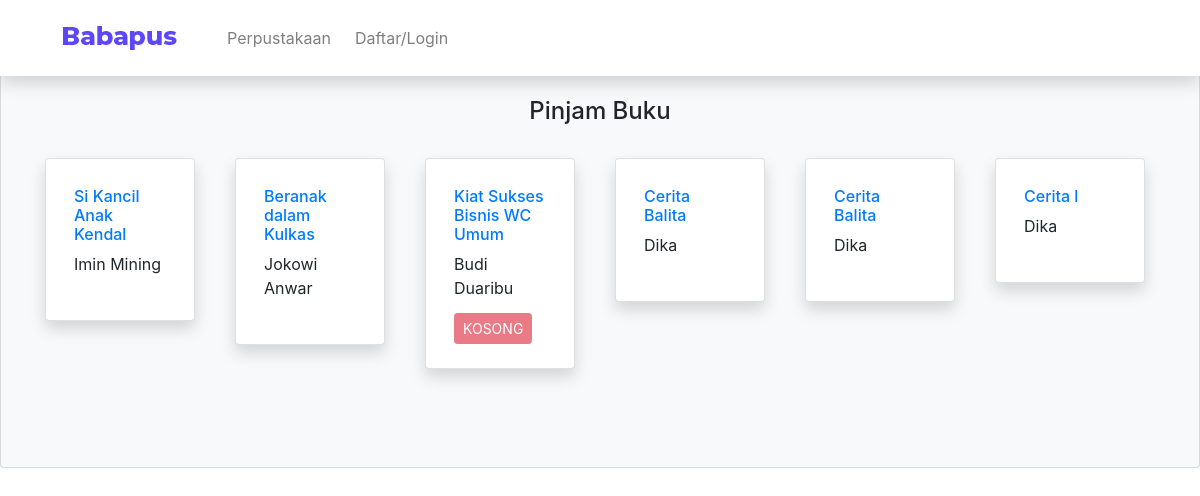
The page /public/home/perpus on the database its author committed.
### tables this page shows
CREATE TABLE `tb_buku` (
  `idbuku` int(10) NOT NULL,
  `judul` varchar(50) NOT NULL,
  `penulis` varchar(50) NOT NULL,
  `ringkasan` varchar(300) NOT NULL,
  `kategori` varchar(20) NOT NULL,
  `stok` int(3) NOT NULL,
  `buku` varchar(500) NOT NULL
);

### app/core/Controller.php (called while the page is built, shortened)
<?php
    class Controller{
        public function view($view, $data = []){
            require_once '../app/views/' . $view . '.php';
        }
        public function model($model){
            return new $model;
        }
    }
?>

### app/controllers/Home.php (called while the page is built, shortened)
<?php
    class Home extends Controller{
        public function perpus(){
            $data['nama'] = "Babapus";
            $data['title'] = "Halaman Home";
            $data['idbuku'] = $this->model('Home_model')->getAllData();
            $this->view('templates/header',$data);
            $this->view('home/buku',$data);
            $this->view('templates/footer',$data);
        }
    }
?>

### app/core/App.php (called while the page is built, shortened)
<?php
    class App{
        protected $method = 'index';
        protected $params = [];
        public function __construct(){
            $url = $this->parseURL();
            if(file_exists('../app/controllers/' . $url[0] . '.php')){
                unset($url[0]);
            }
            $this->controller = new $this->controller;
            if(isset($url[1])){
                if(method_exists($this->controller, $url[1])){
                    $this->method = $url[1];
                }
            }
                call_user_func_array([$this->controller, $this->method], $this->params);
            }
            public function parseURL(){
                if( isset($_GET['url'])){
                $url = rtrim($_GET['url'], '/');
                $url = filter_var($url, FILTER_SANITIZE_URL);
                $url = explode('/',$url);
                return $url;
            }
        }
    }

### public/index.php (called while the page is built, shortened)
<?php
$app = new App;

### app/core/Database.php (called while the page is built, shortened)
<?php
    class Database{
        private $host = DB_HOST;
        private $user = DB_USER;
        private $pass = DB_PASS;
        private $dbnm = DB_NAME;
        private $dbh;
        private $stmt;
        public function __construct() {
            $dsn = 'mysql:host='. $this->host .';dbname='. $this->dbnm;
            $option = [
                PDO::ATTR_PERSISTENT => true,
                PDO::ATTR_ERRMODE => PDO::ERRMODE_EXCEPTION
            ];
            try{
                $this->dbh = new PDO($dsn,$this->user,$this->pass, $option);
            }catch(PDOException $e){
                die($e->getMessage());
            }
        }
        public function query($query)
        {
            $this->stmt = $this->dbh->prepare($query);
        }
        public function execute(){
            $this->stmt->execute();
        }
        public function resultSet()
        {
            $this->execute();
            return $this->stmt->fetchAll(PDO::FETCH_ASSOC);
        }
    }
?>

### app/models/Home_model.php (called while the page is built, shortened)
<?php
    class Home_model{
        private $table = 'tb_buku';
        private $db;
        public function __construct(){
            $this->db = new Database;
        }
        public function getAllData(){
            $this->db->query('SELECT * FROM '.$this->table);
            return $this->db->resultSet();
        }
    }

### app/views/home/buku.php (the view)
<section id="card" class="card bg-light py-5">
      <div class="container mb-4">
        <div class="col text-center pb-4">
          <h4>Pinjam Buku </h4>
        </div>
        <div class="row mb-2">
          <?php
          foreach ($data['idbuku'] as $bukup) :?>
            <div class="col-md">
              <div class="card shadow p-2 mb-2" style="width: 150px">
                <div class="card-body position-relative">
                  <a href="<?= BASEURL; ?>/home/detail/<?= $bukup['idbuku'] ?>"><h6 ><?= $bukup['judul']?></h6 ></a>
                  <p><?= $bukup['penulis']?></p>
                  <?php
                    if($bukup['stok'] == 0){
                  ?>
                  <p class="btn btn-danger btn-sm disabled position-absolute" style="bottom:0">KOSONG </p><br>
                  <?php }?>
                </div>
            </div>
        </div>
            <?php endforeach; ?>
      </div>
    </section>

### app/views/templates/header.php (shortened to what this page needs)
<?php
  if(!isset($_SESSION['login'])){
?>
<!doctype html>
<html lang="en">
  <head>
    <link rel="stylesheet" href="<?= BASEURL;?>/css/bootstrap.min.css">
  </head>
  <body class="mt-5">
    <nav class="navbar fixed-top navbar-expand-lg navbar-light bg-white shadow p-2 mb-5">
      <div class="container">
        <div class="collapse navbar-collapse" id="navbarTogglerDemo01">
          <a class="navbar-brand" href="<?= BASEURL;?>/home/"><img src="<?= BASEURL;?>/img/Babapus.png" alt=""></a>
          <ul class="navbar-nav mr-auto mt-2 mt-lg-0">
            <li class="nav-item dropdown mx-2">
              <a class="nav-link " href="<?= BASEURL;?>/home/perpus">
                Perpustakaan
              </a>
            </li>
            <li class="nav-item">
              <a class="nav-link" href="<?= BASEURL;?>/home/login">Daftar/Login</a>
            </li>
          </ul>
        </div>
      </div>
    </nav>
  <?php }?>

### app/views/templates/footer.php (shortened to what this page needs)
  </body>
</html>

### app/views/templates/header.php (style rules this page uses)
section { min-height: 420px; }

### rows shown on the page
tb_buku: judul "Si Kancil Anak Kendal", penulis "Imin Mining"
tb_buku: judul "Beranak dalam Kulkas", penulis "Jokowi Anwar"
tb_buku: judul "Kiat Sukses Bisnis WC Umum", penulis "Budi Duaribu", stok "KOSONG"
tb_buku: judul "Cerita Balita", penulis "Dika"
tb_buku: judul "Cerita Balita", penulis "Dika"
tb_buku: judul "Cerita l", penulis "Dika"
